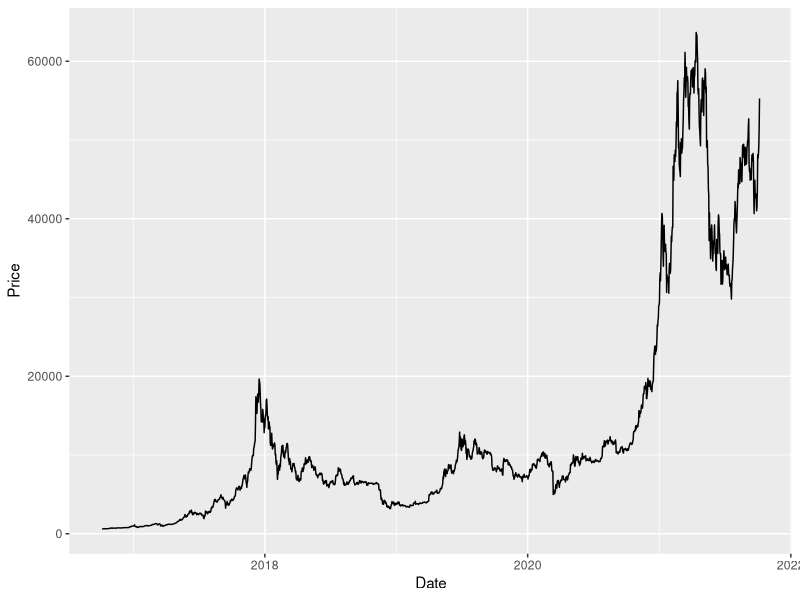
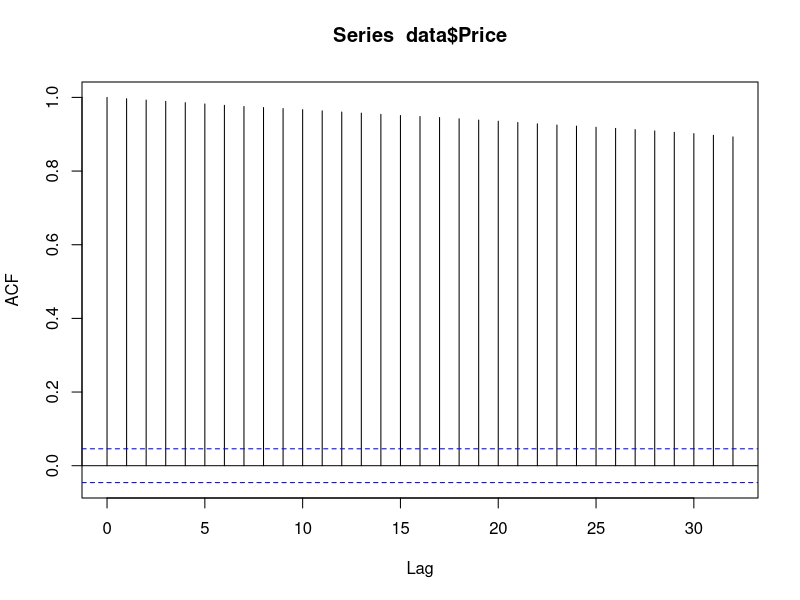
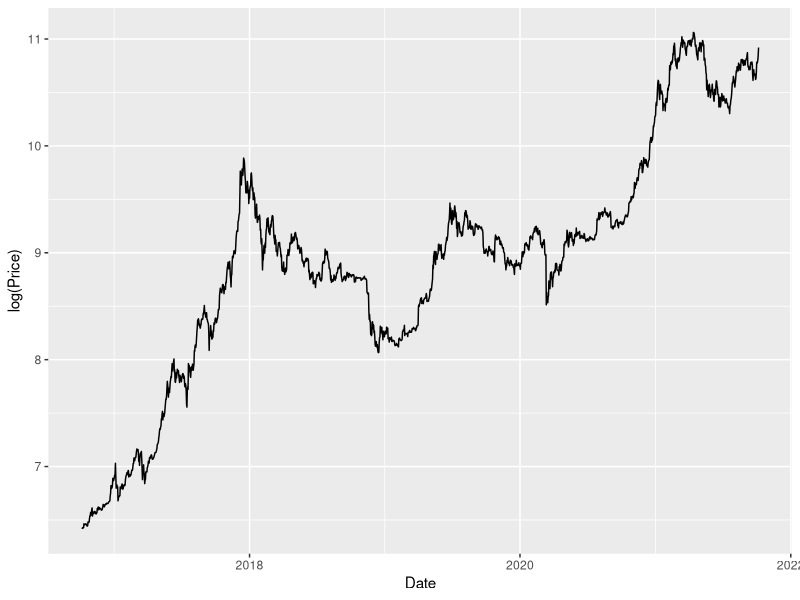
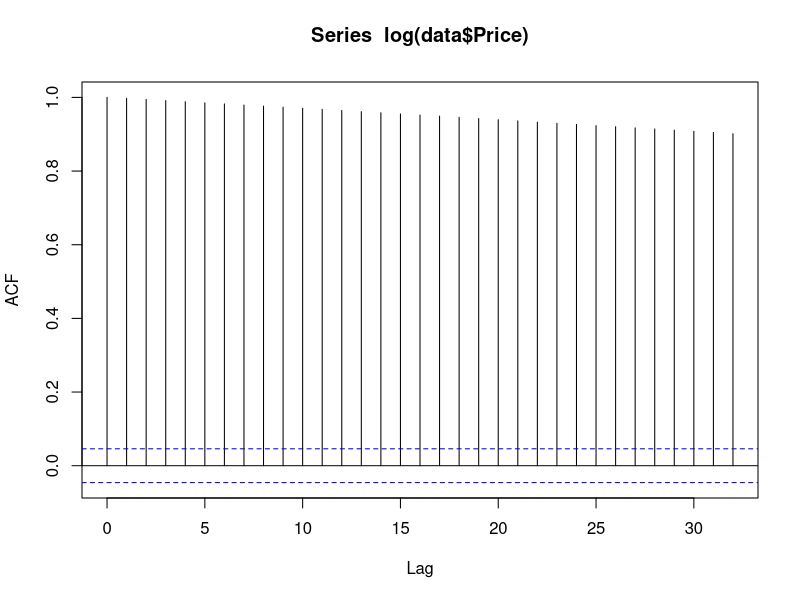
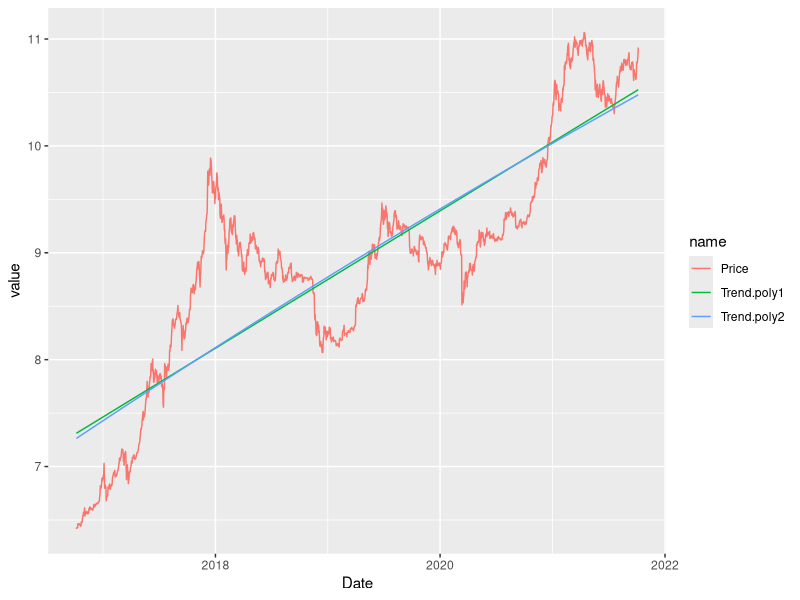

Write R code to recreate these figures, in order. (Note: this script raises an error after producing the figures.)
# Import libraries
library(ggplot2)
library(dplyr)
library(tidyverse)

# Fetch data
data= read.csv("bitcoin_data.csv")
colnames(data) = c("Date", "Price")

# Change column type and format of missing values from . to NA
data$Date = as.Date(data$Date)
data$Price[which(data$Price == ".")] = NA
data$Price = as.numeric(as.character(data$Price))
View(data)

# Check class of each column in data frame
lapply(data,class)

# Plot data
ggplot(data, aes(x = Date, y = Price)) + geom_line()

acf(data$Price, na.action = na.pass)

# Plot data with log transformation
ggplot(data, aes(x = Date, y = log(Price))) + geom_line()

acf(log(data$Price), na.action = na.pass)

# Fit and subtract trend. Check acf and plot trend with time series
fit.log1 = lm(log(Price) ~ Date, data = data)
fit.log2 = lm(log(Price) ~ poly(Date,2), data = data)
log.trend.poly1 = predict(fit.log1, newdata = data)
log.trend.poly2 = predict(fit.log2, newdata = data)

df.log.detrended = data.frame(Date = data$Date, Price = log(data$Price), Trend.poly1 = log.trend.poly1,
                              Trend.poly2 = log.trend.poly2)
df.log.detrended.long = pivot_longer(df.log.detrended, -Date)

ggplot(df.log.detrended.long, aes(x = Date, y = value, col = name)) + geom_line()

acf(log(data$Price) - trend.log, na.action = na.pass)
plot(data$Date, log(data$Price) - trend.log, type = "l")


# Differencing the time series and plotting
acf(diff(data$Price), na.action = na.pass)
plot(diff(data$Price, lag = 1, differences = 3), type = "l")

# Differencing the log transformed time series and plotting
acf(diff(log(data$Price)), na.action = na.pass)
plot(diff(log(data$Price), lag = 1, differences = 1), type = "l")

par(mfrow=c(1,2))
plot(arima.sim(list(order=c(0,0,1), ma=.9), n=100))

?arima.sim


mod.arma <- arima(ts(log(data$Price)), order=c(2,1,0), include.mean = TRUE)
mean(diff(log(data$Price)), na.rm=TRUE)

mod.arma.diff <- arima(ts(diff(log(data$Price))), order=c(2,0,0), include.mean = FALSE)

predict(mod.arma, n.ahead = 10)
predict(mod.arma.diff, n.ahead = 10)
?predict.Arima


      